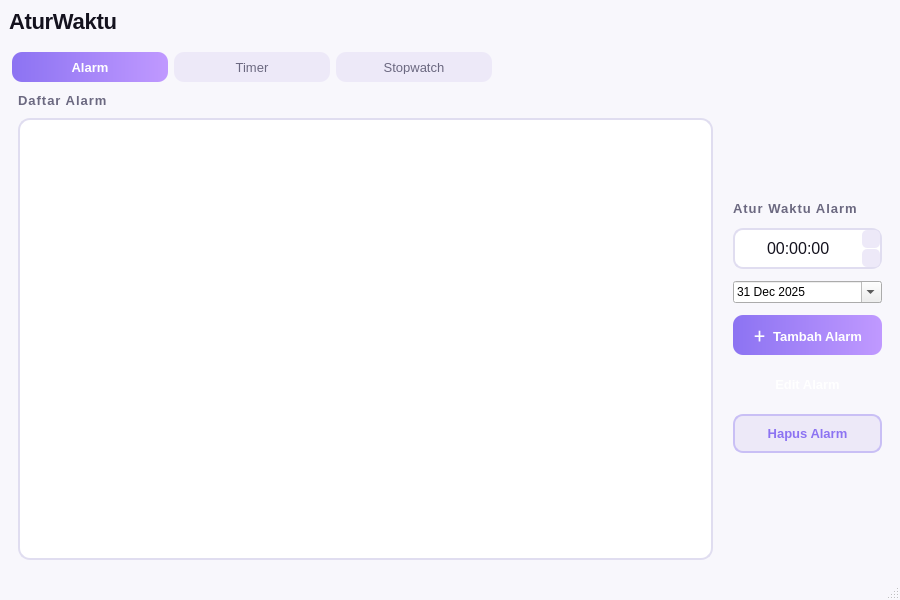
<?xml version="1.0" encoding="UTF-8"?>
<ui version="4.0">
 <class>MainWindow</class>
 <widget class="QMainWindow" name="MainWindow">
  <property name="geometry">
   <rect>
    <x>0</x>
    <y>0</y>
    <width>900</width>
    <height>600</height>
   </rect>
  </property>
  <property name="windowTitle">
   <string>Atur Waktu</string>
  </property>
  <property name="styleSheet">
   <string notr="true">
QMainWindow {
    background-color: #f8f7fc;
}
QWidget#centralwidget {
    background-color: #f8f7fc;
}
QTabWidget::pane {
    border: none;
    background-color: #f8f7fc;
    border-radius: 16px;
}
QTabWidget::tab-bar {
    alignment: center;
}
QTabBar::tab {
    background-color: #ede9f8;
    color: #6b6880;
    font-family: &quot;Inter&quot;;
    font-size: 13px;
    padding: 8px 28px;
    margin: 2px 3px;
    border-radius: 10px;
    min-width: 100px;
}
QTabBar::tab:selected {
    background: qlineargradient(x1:0, y1:0, x2:1, y2:0, stop:0 #8c73f2, stop:1 #c099ff);
    color: #ffffff;
    font-weight: bold;
}
QTabBar::tab:hover:!selected {
    background-color: #ddd6f7;
    color: #3d3a52;
}
QListWidget {
    background-color: #ffffff;
    border: 1.5px solid #e0ddf0;
    border-radius: 12px;
    padding: 6px;
    font-family: &quot;Inter&quot;;
    font-size: 14px;
    color: #14121e;
    outline: none;
}
QListWidget::item {
    padding: 8px 10px;
    border-radius: 8px;
    margin: 2px 0px;
}
QListWidget::item:selected {
    background-color: #ede9f8;
    color: #14121e;
}
QListWidget::item:hover {
    background-color: #f3f0fb;
}
QTimeEdit {
    background-color: #ffffff;
    border: 1.5px solid #e0ddf0;
    border-radius: 10px;
    padding: 8px 12px;
    font-family: &quot;Inter&quot;;
    font-size: 16px;
    color: #14121e;
}
QTimeEdit::up-button, QTimeEdit::down-button {
    width: 18px;
    border-radius: 5px;
    background: #ede9f8;
}
QPushButton {
    border-radius: 10px;
    padding: 10px 20px;
    font-family: &quot;Inter&quot;;
    font-size: 13px;
    font-weight: bold;
}
QPushButton#btnAddAlarm {
    background: qlineargradient(x1:0, y1:0, x2:1, y2:0, stop:0 #8c73f2, stop:1 #c099ff);
    color: #ffffff;
    border: none;
}
QPushButton#btnAddAlarm:hover {
    background: qlineargradient(x1:0, y1:0, x2:1, y2:0, stop:0 #7a60e0, stop:1 #b088ee);
}
QPushButton#btnDeleteAlarm {
    background-color: #ede9f8;
    color: #8c73f2;
    border: 1.5px solid #c9bff5;
}
QPushButton#btnDeleteAlarm:hover {
    background-color: #ddd6f7;
}
QPushButton#btnStartSW, QPushButton#btnStartTimer {
    background: qlineargradient(x1:0, y1:0, x2:1, y2:0, stop:0 #8c73f2, stop:1 #c099ff);
    color: #ffffff;
    border: none;
    min-width: 80px;
}
QPushButton#btnStartSW:hover, QPushButton#btnStartTimer:hover {
    background: qlineargradient(x1:0, y1:0, x2:1, y2:0, stop:0 #7a60e0, stop:1 #b088ee);
}
QPushButton#btnResetSW, QPushButton#btnResetTimer {
    background-color: #ede9f8;
    color: #8c73f2;
    border: 1.5px solid #c9bff5;
    min-width: 80px;
}
QPushButton#btnResetSW:hover, QPushButton#btnResetTimer:hover {
    background-color: #ddd6f7;
}
QPushButton#btnLapSW {
    background-color: #fff0f6;
    color: #fa73a6;
    border: 1.5px solid #fac0d5;
    min-width: 80px;
}
QPushButton#btnLapSW:hover {
    background-color: #ffe4f0;
}
QPushButton#btnPreset5, QPushButton#btnPreset10, QPushButton#btnPreset15, QPushButton#btnPreset30 {
    background-color: #ede9f8;
    color: #8c73f2;
    border: 1.5px solid #c9bff5;
    padding: 6px 14px;
    min-width: 54px;
    border-radius: 18px;
}
QPushButton#btnPreset5:hover, QPushButton#btnPreset10:hover,
QPushButton#btnPreset15:hover, QPushButton#btnPreset30:hover {
    background-color: #ddd6f7;
}
QLabel#labelTitle {
    font-family: &quot;Inter&quot;;
    font-size: 22px;
    font-weight: bold;
    color: #14121e;
    letter-spacing: -0.3px;
}
QLabel#labelStopwatch {
    font-family: &quot;Inter&quot;;
    font-size: 52px;
    color: #14121e;
    letter-spacing: -1.5px;
}
QLabel#labelTimer {
    font-family: &quot;Inter&quot;;
    font-size: 52px;
    color: #14121e;
    letter-spacing: -1px;
}
QLabel#labelTimerRemaining {
    font-family: &quot;Inter&quot;;
    font-size: 11px;
    color: #a09eaa;
}
QLabel#labelSWHeader, QLabel#labelTimerHeader {
    font-family: &quot;Inter&quot;;
    font-size: 13px;
    color: #a09eaa;
    font-weight: bold;
    letter-spacing: 1.5px;
}
QFrame#divider {
    color: #e0ddf0;
}
   </string>
  </property>
  <widget class="QWidget" name="centralwidget">
   <layout class="QVBoxLayout" name="mainVLayout">
    <property name="spacing">
     <number>16</number>
    </property>
    <item>
     <layout class="QHBoxLayout" name="headerLayout">
      <item>
       <widget class="QLabel" name="labelTitle">
        <property name="text">
         <string>AturWaktu</string>
        </property>
       </widget>
      </item>
      <item>
       <spacer name="headerSpacer">
        <property name="orientation">
         <enum>Qt::Orientation::Horizontal</enum>
        </property>
        <property name="sizeHint" stdset="0">
         <size>
          <width>0</width>
          <height>0</height>
         </size>
        </property>
       </spacer>
      </item>
     </layout>
    </item>
    <item>
     <widget class="QTabWidget" name="tabAturWaktu">
      <property name="tabPosition">
       <enum>QTabWidget::TabPosition::North</enum>
      </property>
      <property name="currentIndex">
       <number>0</number>
      </property>
      <property name="documentMode">
       <bool>false</bool>
      </property>
      <widget class="QWidget" name="tabAlarm">
       <attribute name="title">
        <string>Alarm</string>
       </attribute>
       <layout class="QHBoxLayout" name="alarmHLayout">
        <property name="spacing">
         <number>20</number>
        </property>
        <item>
         <layout class="QVBoxLayout" name="alarmListVLayout">
          <property name="spacing">
           <number>10</number>
          </property>
          <item>
           <widget class="QLabel" name="labelAlarmList">
            <property name="styleSheet">
             <string>font-family: 'Inter'; font-size: 13px; font-weight: bold; color: #6b6880; letter-spacing: 1px;</string>
            </property>
            <property name="text">
             <string>Daftar Alarm</string>
            </property>
           </widget>
          </item>
          <item>
           <widget class="QListWidget" name="listAlarm"/>
          </item>
         </layout>
        </item>
        <item>
         <layout class="QVBoxLayout" name="alarmControlVLayout">
          <property name="spacing">
           <number>12</number>
          </property>
          <item>
           <spacer name="alarmTopSpacer">
            <property name="orientation">
             <enum>Qt::Orientation::Vertical</enum>
            </property>
            <property name="sizeHint" stdset="0">
             <size>
              <width>20</width>
              <height>40</height>
             </size>
            </property>
           </spacer>
          </item>
          <item>
           <widget class="QLabel" name="labelSetAlarm">
            <property name="styleSheet">
             <string>font-family: 'Inter'; font-size: 13px; font-weight: bold; color: #6b6880; letter-spacing: 1px;</string>
            </property>
            <property name="text">
             <string>Atur Waktu Alarm</string>
            </property>
           </widget>
          </item>
          <item>
           <widget class="QTimeEdit" name="timeEditAlarm">
            <property name="alignment">
             <set>Qt::AlignmentFlag::AlignCenter</set>
            </property>
            <property name="displayFormat">
             <string>HH:mm:ss</string>
            </property>
           </widget>
          </item>
          <item>
           <widget class="QDateEdit" name="dateEditAlarm">
            <property name="dateTime">
             <datetime>
              <hour>17</hour>
              <minute>0</minute>
              <second>0</second>
              <year>2025</year>
              <month>12</month>
              <day>31</day>
             </datetime>
            </property>
            <property name="calendarPopup">
             <bool>true</bool>
            </property>
           </widget>
          </item>
          <item>
           <widget class="QPushButton" name="btnAddAlarm">
            <property name="text">
             <string>＋  Tambah Alarm</string>
            </property>
           </widget>
          </item>
          <item>
           <widget class="QPushButton" name="btnEditAlarm">
            <property name="palette">
             <palette>
              <active>
               <colorrole role="WindowText">
                <brush brushstyle="SolidPattern">
                 <color alpha="255">
                  <red>255</red>
                  <green>255</green>
                  <blue>255</blue>
                 </color>
                </brush>
               </colorrole>
               <colorrole role="Button">
                <brush brushstyle="SolidPattern">
                 <color alpha="255">
                  <red>43</red>
                  <green>11</green>
                  <blue>37</blue>
                 </color>
                </brush>
               </colorrole>
               <colorrole role="Light">
                <brush brushstyle="SolidPattern">
                 <color alpha="255">
                  <red>64</red>
                  <green>16</green>
                  <blue>55</blue>
                 </color>
                </brush>
               </colorrole>
               <colorrole role="Midlight">
                <brush brushstyle="SolidPattern">
                 <color alpha="255">
                  <red>53</red>
                  <green>13</green>
                  <blue>46</blue>
                 </color>
                </brush>
               </colorrole>
               <colorrole role="Dark">
                <brush brushstyle="SolidPattern">
                 <color alpha="255">
                  <red>21</red>
                  <green>5</green>
                  <blue>18</blue>
                 </color>
                </brush>
               </colorrole>
               <colorrole role="Mid">
                <brush brushstyle="SolidPattern">
                 <color alpha="255">
                  <red>29</red>
                  <green>7</green>
                  <blue>25</blue>
                 </color>
                </brush>
               </colorrole>
               <colorrole role="Text">
                <brush brushstyle="SolidPattern">
                 <color alpha="255">
                  <red>255</red>
                  <green>255</green>
                  <blue>255</blue>
                 </color>
                </brush>
               </colorrole>
               <colorrole role="BrightText">
                <brush brushstyle="SolidPattern">
                 <color alpha="255">
                  <red>255</red>
                  <green>255</green>
                  <blue>255</blue>
                 </color>
                </brush>
               </colorrole>
               <colorrole role="ButtonText">
                <brush brushstyle="SolidPattern">
                 <color alpha="255">
                  <red>255</red>
                  <green>255</green>
                  <blue>255</blue>
                 </color>
                </brush>
               </colorrole>
               <colorrole role="Base">
                <brush brushstyle="SolidPattern">
                 <color alpha="255">
                  <red>0</red>
                  <green>0</green>
                  <blue>0</blue>
                 </color>
                </brush>
               </colorrole>
               <colorrole role="Window">
                <brush brushstyle="SolidPattern">
                 <color alpha="255">
                  <red>43</red>
                  <green>11</green>
                  <blue>37</blue>
                 </color>
                </brush>
               </colorrole>
               <colorrole role="Shadow">
                <brush brushstyle="SolidPattern">
                 <color alpha="255">
                  <red>0</red>
                  <green>0</green>
                  <blue>0</blue>
                 </color>
                </brush>
               </colorrole>
               <colorrole role="AlternateBase">
                <brush brushstyle="SolidPattern">
                 <color alpha="255">
                  <red>21</red>
                  <green>5</green>
                  <blue>18</blue>
                 </color>
                </brush>
               </colorrole>
               <colorrole role="ToolTipBase">
                <brush brushstyle="SolidPattern">
                 <color alpha="255">
                  <red>255</red>
                  <green>255</green>
                  <blue>220</blue>
                 </color>
                </brush>
               </colorrole>
               <colorrole role="ToolTipText">
                <brush brushstyle="SolidPattern">
                 <color alpha="255">
                  <red>0</red>
                  <green>0</green>
                  <blue>0</blue>
                 </color>
                </brush>
               </colorrole>
               <colorrole role="PlaceholderText">
                <brush brushstyle="SolidPattern">
                 <color alpha="127">
                  <red>255</red>
                  <green>255</green>
                  <blue>255</blue>
                 </color>
                </brush>
               </colorrole>
               <colorrole role="Accent">
                <brush brushstyle="SolidPattern">
                 <color alpha="255">
                  <red>0</red>
                  <green>0</green>
                  <blue>0</blue>
                 </color>
                </brush>
               </colorrole>
              </active>
              <inactive>
               <colorrole role="WindowText">
                <brush brushstyle="SolidPattern">
                 <color alpha="255">
                  <red>255</red>
                  <green>255</green>
                  <blue>255</blue>
                 </color>
                </brush>
               </colorrole>
               <colorrole role="Button">
                <brush brushstyle="SolidPattern">
                 <color alpha="255">
                  <red>43</red>
                  <green>11</green>
                  <blue>37</blue>
                 </color>
                </brush>
               </colorrole>
               <colorrole role="Light">
                <brush brushstyle="SolidPattern">
                 <color alpha="255">
                  <red>64</red>
                  <green>16</green>
                  <blue>55</blue>
                 </color>
                </brush>
               </colorrole>
               <colorrole role="Midlight">
                <brush brushstyle="SolidPattern">
                 <color alpha="255">
                  <red>53</red>
                  <green>13</green>
                  <blue>46</blue>
                 </color>
                </brush>
               </colorrole>
               <colorrole role="Dark">
                <brush brushstyle="SolidPattern">
                 <color alpha="255">
                  <red>21</red>
                  <green>5</green>
                  <blue>18</blue>
                 </color>
                </brush>
               </colorrole>
               <colorrole role="Mid">
                <brush brushstyle="SolidPattern">
                 <color alpha="255">
                  <red>29</red>
                  <green>7</green>
                  <blue>25</blue>
                 </color>
                </brush>
               </colorrole>
               <colorrole role="Text">
                <brush brushstyle="SolidPattern">
                 <color alpha="255">
                  <red>255</red>
                  <green>255</green>
                  <blue>255</blue>
                 </color>
                </brush>
               </colorrole>
               <colorrole role="BrightText">
                <brush brushstyle="SolidPattern">
                 <color alpha="255">
                  <red>255</red>
                  <green>255</green>
                  <blue>255</blue>
                 </color>
                </brush>
               </colorrole>
               <colorrole role="ButtonText">
                <brush brushstyle="SolidPattern">
                 <color alpha="255">
                  <red>255</red>
                  <green>255</green>
                  <blue>255</blue>
                 </color>
                </brush>
               </colorrole>
               <colorrole role="Base">
                <brush brushstyle="SolidPattern">
                 <color alpha="255">
                  <red>0</red>
                  <green>0</green>
                  <blue>0</blue>
                 </color>
                </brush>
               </colorrole>
               <colorrole role="Window">
                <brush brushstyle="SolidPattern">
                 <color alpha="255">
                  <red>43</red>
                  <green>11</green>
                  <blue>37</blue>
                 </color>
                </brush>
               </colorrole>
               <colorrole role="Shadow">
                <brush brushstyle="SolidPattern">
                 <color alpha="255">
                  <red>0</red>
                  <green>0</green>
                  <blue>0</blue>
                 </color>
                </brush>
               </colorrole>
               <colorrole role="AlternateBase">
                <brush brushstyle="SolidPattern">
                 <color alpha="255">
                  <red>21</red>
                  <green>5</green>
                  <blue>18</blue>
                 </color>
                </brush>
               </colorrole>
               <colorrole role="ToolTipBase">
                <brush brushstyle="SolidPattern">
                 <color alpha="255">
                  <red>255</red>
                  <green>255</green>
                  <blue>220</blue>
                 </color>
                </brush>
               </colorrole>
               <colorrole role="ToolTipText">
                <brush brushstyle="SolidPattern">
                 <color alpha="255">
                  <red>0</red>
                  <green>0</green>
                  <blue>0</blue>
                 </color>
                </brush>
               </colorrole>
               <colorrole role="PlaceholderText">
                <brush brushstyle="SolidPattern">
                 <color alpha="127">
                  <red>255</red>
                  <green>255</green>
                  <blue>255</blue>
                 </color>
                </brush>
               </colorrole>
               <colorrole role="Accent">
                <brush brushstyle="SolidPattern">
                 <color alpha="255">
                  <red>0</red>
                  <green>0</green>
                  <blue>0</blue>
                 </color>
                </brush>
               </colorrole>
              </inactive>
              <disabled>
               <colorrole role="WindowText">
                <brush brushstyle="SolidPattern">
                 <color alpha="255">
                  <red>21</red>
                  <green>5</green>
                  <blue>18</blue>
                 </color>
                </brush>
               </colorrole>
               <colorrole role="Button">
                <brush brushstyle="SolidPattern">
                 <color alpha="255">
                  <red>43</red>
                  <green>11</green>
                  <blue>37</blue>
                 </color>
                </brush>
               </colorrole>
               <colorrole role="Light">
                <brush brushstyle="SolidPattern">
                 <color alpha="255">
                  <red>64</red>
                  <green>16</green>
                  <blue>55</blue>
                 </color>
                </brush>
               </colorrole>
               <colorrole role="Midlight">
                <brush brushstyle="SolidPattern">
                 <color alpha="255">
                  <red>53</red>
                  <green>13</green>
                  <blue>46</blue>
                 </color>
                </brush>
               </colorrole>
               <colorrole role="Dark">
                <brush brushstyle="SolidPattern">
                 <color alpha="255">
                  <red>21</red>
                  <green>5</green>
                  <blue>18</blue>
                 </color>
                </brush>
               </colorrole>
               <colorrole role="Mid">
                <brush brushstyle="SolidPattern">
                 <color alpha="255">
                  <red>29</red>
                  <green>7</green>
                  <blue>25</blue>
                 </color>
                </brush>
               </colorrole>
               <colorrole role="Text">
                <brush brushstyle="SolidPattern">
                 <color alpha="255">
                  <red>21</red>
                  <green>5</green>
                  <blue>18</blue>
                 </color>
                </brush>
               </colorrole>
               <colorrole role="BrightText">
                <brush brushstyle="SolidPattern">
                 <color alpha="255">
                  <red>255</red>
                  <green>255</green>
                  <blue>255</blue>
                 </color>
                </brush>
               </colorrole>
               <colorrole role="ButtonText">
                <brush brushstyle="SolidPattern">
                 <color alpha="255">
                  <red>21</red>
                  <green>5</green>
                  <blue>18</blue>
                 </color>
                </brush>
               </colorrole>
               <colorrole role="Base">
                <brush brushstyle="SolidPattern">
                 <color alpha="255">
                  <red>43</red>
                  <green>11</green>
                  <blue>37</blue>
                 </color>
                </brush>
               </colorrole>
               <colorrole role="Window">
                <brush brushstyle="SolidPattern">
                 <color alpha="255">
                  <red>43</red>
                  <green>11</green>
                  <blue>37</blue>
                 </color>
                </brush>
               </colorrole>
               <colorrole role="Shadow">
                <brush brushstyle="SolidPattern">
                 <color alpha="255">
                  <red>0</red>
                  <green>0</green>
                  <blue>0</blue>
                 </color>
                </brush>
               </colorrole>
               <colorrole role="AlternateBase">
                <brush brushstyle="SolidPattern">
                 <color alpha="255">
                  <red>43</red>
                  <green>11</green>
                  <blue>37</blue>
                 </color>
                </brush>
               </colorrole>
               <colorrole role="ToolTipBase">
                <brush brushstyle="SolidPattern">
                 <color alpha="255">
                  <red>255</red>
                  <green>255</green>
                  <blue>220</blue>
                 </color>
                </brush>
               </colorrole>
               <colorrole role="ToolTipText">
                <brush brushstyle="SolidPattern">
                 <color alpha="255">
                  <red>0</red>
                  <green>0</green>
                  <blue>0</blue>
                 </color>
                </brush>
               </colorrole>
               <colorrole role="PlaceholderText">
                <brush brushstyle="SolidPattern">
                 <color alpha="127">
                  <red>21</red>
                  <green>5</green>
                  <blue>18</blue>
                 </color>
                </brush>
               </colorrole>
               <colorrole role="Accent">
                <brush brushstyle="SolidPattern">
                 <color alpha="255">
                  <red>30</red>
                  <green>8</green>
                  <blue>26</blue>
                 </color>
                </brush>
               </colorrole>
              </disabled>
             </palette>
            </property>
            <property name="mouseTracking">
             <bool>true</bool>
            </property>
            <property name="text">
             <string>Edit Alarm</string>
            </property>
            <property name="default">
             <bool>false</bool>
            </property>
           </widget>
          </item>
          <item>
           <widget class="QPushButton" name="btnDeleteAlarm">
            <property name="text">
             <string>Hapus Alarm</string>
            </property>
           </widget>
          </item>
          <item>
           <spacer name="alarmBottomSpacer">
            <property name="orientation">
             <enum>Qt::Orientation::Vertical</enum>
            </property>
            <property name="sizeHint" stdset="0">
             <size>
              <width>0</width>
              <height>0</height>
             </size>
            </property>
           </spacer>
          </item>
         </layout>
        </item>
       </layout>
      </widget>
      <widget class="QWidget" name="tabTimer">
       <attribute name="title">
        <string>Timer</string>
       </attribute>
       <layout class="QVBoxLayout" name="timerVLayout">
        <property name="spacing">
         <number>16</number>
        </property>
        <item>
         <spacer name="timerTopSpacer">
          <property name="orientation">
           <enum>Qt::Orientation::Vertical</enum>
          </property>
          <property name="sizeHint" stdset="0">
           <size>
            <width>20</width>
            <height>20</height>
           </size>
          </property>
         </spacer>
        </item>
        <item>
         <widget class="QLabel" name="labelTimerHeader">
          <property name="text">
           <string>TIMER</string>
          </property>
          <property name="alignment">
           <set>Qt::AlignmentFlag::AlignCenter</set>
          </property>
         </widget>
        </item>
        <item>
         <layout class="QHBoxLayout" name="timerInputHLayout">
          <item>
           <spacer>
            <property name="orientation">
             <enum>Qt::Orientation::Horizontal</enum>
            </property>
            <property name="sizeHint" stdset="0">
             <size>
              <width>0</width>
              <height>0</height>
             </size>
            </property>
           </spacer>
          </item>
          <item>
           <widget class="QTimeEdit" name="timeEditTimer">
            <property name="styleSheet">
             <string>font-size: 20px; padding: 10px 20px; min-width: 160px;</string>
            </property>
            <property name="alignment">
             <set>Qt::AlignmentFlag::AlignCenter</set>
            </property>
            <property name="displayFormat">
             <string>HH:mm:ss</string>
            </property>
           </widget>
          </item>
          <item>
           <spacer>
            <property name="orientation">
             <enum>Qt::Orientation::Horizontal</enum>
            </property>
            <property name="sizeHint" stdset="0">
             <size>
              <width>0</width>
              <height>0</height>
             </size>
            </property>
           </spacer>
          </item>
         </layout>
        </item>
        <item>
         <widget class="QLabel" name="labelTimer">
          <property name="text">
           <string>00:00:00</string>
          </property>
          <property name="alignment">
           <set>Qt::AlignmentFlag::AlignCenter</set>
          </property>
         </widget>
        </item>
        <item>
         <widget class="QLabel" name="labelTimerRemaining">
          <property name="text">
           <string>remaining</string>
          </property>
          <property name="alignment">
           <set>Qt::AlignmentFlag::AlignCenter</set>
          </property>
         </widget>
        </item>
        <item>
         <layout class="QHBoxLayout" name="timerPresetHLayout">
          <item>
           <spacer>
            <property name="orientation">
             <enum>Qt::Orientation::Horizontal</enum>
            </property>
            <property name="sizeHint" stdset="0">
             <size>
              <width>0</width>
              <height>0</height>
             </size>
            </property>
           </spacer>
          </item>
          <item>
           <widget class="QPushButton" name="btnPreset5">
            <property name="text">
             <string>5m</string>
            </property>
           </widget>
          </item>
          <item>
           <widget class="QPushButton" name="btnPreset10">
            <property name="text">
             <string>10m</string>
            </property>
           </widget>
          </item>
          <item>
           <widget class="QPushButton" name="btnPreset15">
            <property name="text">
             <string>15m</string>
            </property>
           </widget>
          </item>
          <item>
           <widget class="QPushButton" name="btnPreset30">
            <property name="text">
             <string>30m</string>
            </property>
           </widget>
          </item>
          <item>
           <spacer>
            <property name="orientation">
             <enum>Qt::Orientation::Horizontal</enum>
            </property>
            <property name="sizeHint" stdset="0">
             <size>
              <width>0</width>
              <height>0</height>
             </size>
            </property>
           </spacer>
          </item>
         </layout>
        </item>
        <item>
         <layout class="QHBoxLayout" name="timerBtnHLayout">
          <item>
           <spacer>
            <property name="orientation">
             <enum>Qt::Orientation::Horizontal</enum>
            </property>
            <property name="sizeHint" stdset="0">
             <size>
              <width>0</width>
              <height>0</height>
             </size>
            </property>
           </spacer>
          </item>
          <item>
           <widget class="QPushButton" name="btnStartTimer">
            <property name="text">
             <string>▶  Start</string>
            </property>
           </widget>
          </item>
          <item>
           <widget class="QPushButton" name="btnResetTimer">
            <property name="text">
             <string>↺  Reset</string>
            </property>
           </widget>
          </item>
          <item>
           <spacer>
            <property name="orientation">
             <enum>Qt::Orientation::Horizontal</enum>
            </property>
            <property name="sizeHint" stdset="0">
             <size>
              <width>0</width>
              <height>0</height>
             </size>
            </property>
           </spacer>
          </item>
         </layout>
        </item>
        <item>
         <spacer name="timerBottomSpacer">
          <property name="orientation">
           <enum>Qt::Orientation::Vertical</enum>
          </property>
          <property name="sizeHint" stdset="0">
           <size>
            <width>0</width>
            <height>0</height>
           </size>
          </property>
         </spacer>
        </item>
       </layout>
      </widget>
      <widget class="QWidget" name="tabStopwatch">
       <attribute name="title">
        <string>Stopwatch</string>
       </attribute>
       <layout class="QVBoxLayout" name="swVLayout">
        <property name="spacing">
         <number>16</number>
        </property>
        <item>
         <spacer name="swTopSpacer">
          <property name="orientation">
           <enum>Qt::Orientation::Vertical</enum>
          </property>
          <property name="sizeHint" stdset="0">
           <size>
            <width>20</width>
            <height>20</height>
           </size>
          </property>
         </spacer>
        </item>
        <item>
         <widget class="QLabel" name="labelSWHeader">
          <property name="text">
           <string>STOPWATCH</string>
          </property>
          <property name="alignment">
           <set>Qt::AlignmentFlag::AlignCenter</set>
          </property>
         </widget>
        </item>
        <item>
         <widget class="QLabel" name="labelStopwatch">
          <property name="text">
           <string>00:00.00</string>
          </property>
          <property name="alignment">
           <set>Qt::AlignmentFlag::AlignCenter</set>
          </property>
         </widget>
        </item>
        <item>
         <layout class="QHBoxLayout" name="swBtnHLayout">
          <item>
           <spacer>
            <property name="orientation">
             <enum>Qt::Orientation::Horizontal</enum>
            </property>
            <property name="sizeHint" stdset="0">
             <size>
              <width>0</width>
              <height>0</height>
             </size>
            </property>
           </spacer>
          </item>
          <item>
           <widget class="QPushButton" name="btnStartSW">
            <property name="text">
             <string>▶  Start</string>
            </property>
           </widget>
          </item>
          <item>
           <widget class="QPushButton" name="btnLapSW">
            <property name="text">
             <string>⚑  Lap</string>
            </property>
           </widget>
          </item>
          <item>
           <widget class="QPushButton" name="btnResetSW">
            <property name="text">
             <string>↺  Reset</string>
            </property>
           </widget>
          </item>
          <item>
           <spacer>
            <property name="orientation">
             <enum>Qt::Orientation::Horizontal</enum>
            </property>
            <property name="sizeHint" stdset="0">
             <size>
              <width>0</width>
              <height>0</height>
             </size>
            </property>
           </spacer>
          </item>
         </layout>
        </item>
        <item>
         <widget class="QListWidget" name="listLap">
          <property name="styleSheet">
           <string>QListWidget { background-color: #ffffff; border: 1.5px solid #e0ddf0; border-radius: 12px; padding: 6px; font-family: 'Inter'; font-size: 13px; color: #14121e; } QListWidget::item { padding: 6px 10px; border-radius: 8px; margin: 2px 0px; } QListWidget::item:selected { background-color: #fff0f6; color: #fa73a6; }</string>
          </property>
         </widget>
        </item>
        <item>
         <spacer name="swBottomSpacer">
          <property name="orientation">
           <enum>Qt::Orientation::Vertical</enum>
          </property>
          <property name="sizeHint" stdset="0">
           <size>
            <width>20</width>
            <height>20</height>
           </size>
          </property>
         </spacer>
        </item>
       </layout>
      </widget>
     </widget>
    </item>
   </layout>
  </widget>
  <widget class="QMenuBar" name="menubar">
   <property name="geometry">
    <rect>
     <x>0</x>
     <y>0</y>
     <width>900</width>
     <height>21</height>
    </rect>
   </property>
   <property name="styleSheet">
    <string>QMenuBar { background-color: #f8f7fc; color: #14121e; font-family: 'Inter'; font-size: 13px; } QMenuBar::item:selected { background-color: #ede9f8; border-radius: 6px; }</string>
   </property>
  </widget>
  <widget class="QStatusBar" name="statusbar">
   <property name="styleSheet">
    <string>QStatusBar { background-color: #f8f7fc; color: #a09eaa; font-family: 'Inter'; font-size: 12px; }</string>
   </property>
  </widget>
 </widget>
 <resources/>
 <connections/>
</ui>
